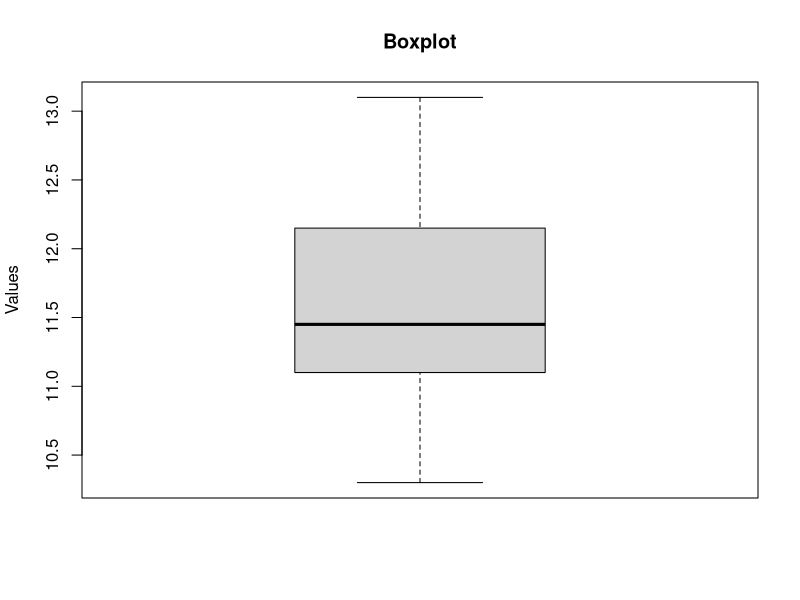
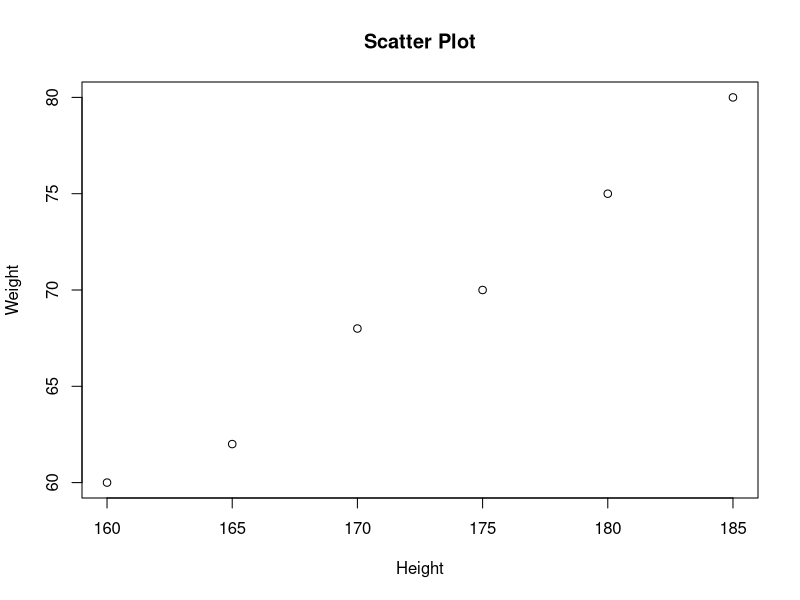
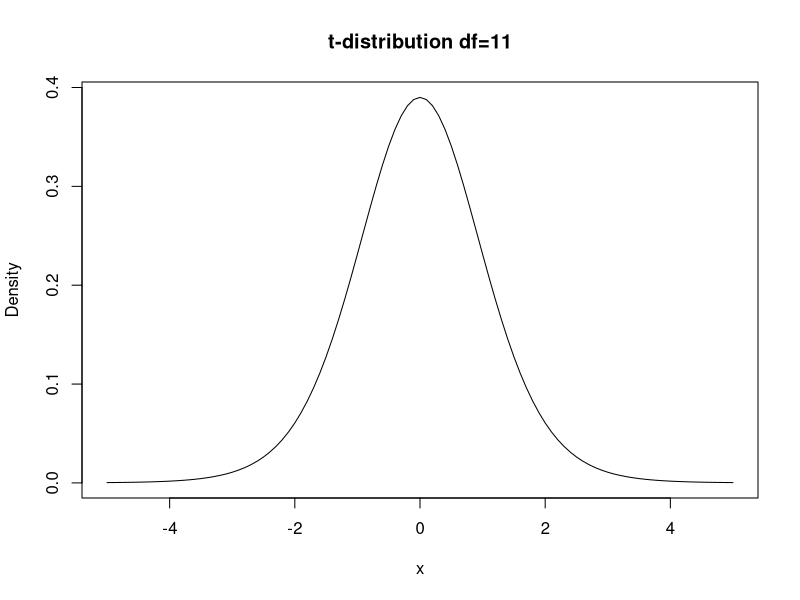

R code for these plots, in order:
##Slip - 28

##Q.1 - (A)

x = c(150,162,145,170,155,160,148,152,165,158,155,150)

# Range
max(x) - min(x)

# Coefficient of Range
(max(x) - min(x)) / (max(x) + min(x))

##Q.1 - (B)

x = c(11.2,11.1,12.9,13.1,10.8,11.6,11.7,11.2,11.1,12.3,
      12.4,10.4,11.7,11.3,11.3,11.9,12.0,12.4,10.3,10.7)

# Stem-leaf
stem(x)

# Boxplot
boxplot(x,main="Boxplot",ylab="Values")

##Q.2 - A

x = sample(1:100,20,replace=TRUE)

y = x[x < 50]

mean(y)

##Q.2 - B

X = c(160,165,170,175,180,185)
Y = c(60,62,68,70,75,80)

# Pearson
cor(X,Y)

# Spearman
cor(X,Y,method="spearman")

# Scatter
plot(X,Y,main="Scatter Plot",
     xlab="Height",ylab="Weight")

##Q.3 - A

x = c(45,52,57,61,62,64,65,68,71,72,73,74,75,76,78,82,84,86,89,92)

stem(x)

##Q.3 - B

x = c(10,20,30,40,50)
f = c(3,7,12,6,2)

y = rep(x,f)

# AM
mean(y)

# GM
exp(mean(log(y)))

# HM
length(y)/sum(1/y)

##Q.4 - A

x = seq(-5,5,0.1)

y = dt(x,11)

plot(x,y,type="l",
     main="t-distribution df=11",
     xlab="x",ylab="Density")

##Q.4 - B

n=10; p=0.6

# i
1 - pbinom(1,n,p)

# ii
dbinom(5,n,p)
